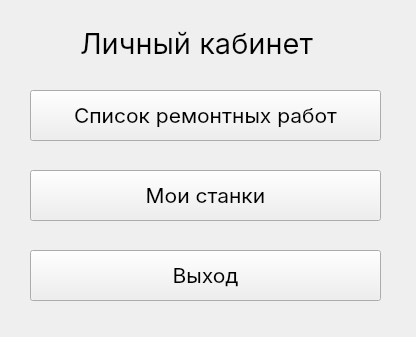
<?xml version="1.0" encoding="UTF-8"?>
<ui version="4.0">
 <class>ClientAreaWindow</class>
 <widget class="QWidget" name="ClientAreaWindow">
  <property name="geometry">
   <rect>
    <x>0</x>
    <y>0</y>
    <width>416</width>
    <height>337</height>
   </rect>
  </property>
  <property name="palette">
   <palette>
    <active/>
    <inactive/>
    <disabled/>
   </palette>
  </property>
  <property name="windowTitle">
   <string>Form</string>
  </property>
  <widget class="QLabel" name="area_label">
   <property name="geometry">
    <rect>
     <x>80</x>
     <y>20</y>
     <width>299</width>
     <height>45</height>
    </rect>
   </property>
   <property name="font">
    <font>
     <family>Inter</family>
     <pointsize>22</pointsize>
    </font>
   </property>
   <property name="text">
    <string>Личный кабинет</string>
   </property>
  </widget>
  <widget class="QPushButton" name="list_services_button">
   <property name="geometry">
    <rect>
     <x>30</x>
     <y>90</y>
     <width>351</width>
     <height>51</height>
    </rect>
   </property>
   <property name="font">
    <font>
     <family>Inter</family>
     <pointsize>16</pointsize>
    </font>
   </property>
   <property name="text">
    <string>Список ремонтных работ</string>
   </property>
  </widget>
  <widget class="QPushButton" name="my_machines_button">
   <property name="geometry">
    <rect>
     <x>30</x>
     <y>170</y>
     <width>351</width>
     <height>51</height>
    </rect>
   </property>
   <property name="font">
    <font>
     <family>Inter</family>
     <pointsize>16</pointsize>
    </font>
   </property>
   <property name="text">
    <string>Мои станки</string>
   </property>
  </widget>
  <widget class="QPushButton" name="exit_button">
   <property name="geometry">
    <rect>
     <x>30</x>
     <y>250</y>
     <width>351</width>
     <height>51</height>
    </rect>
   </property>
   <property name="font">
    <font>
     <family>Inter</family>
     <pointsize>16</pointsize>
    </font>
   </property>
   <property name="text">
    <string>Выход</string>
   </property>
  </widget>
 </widget>
 <resources/>
 <connections/>
</ui>
